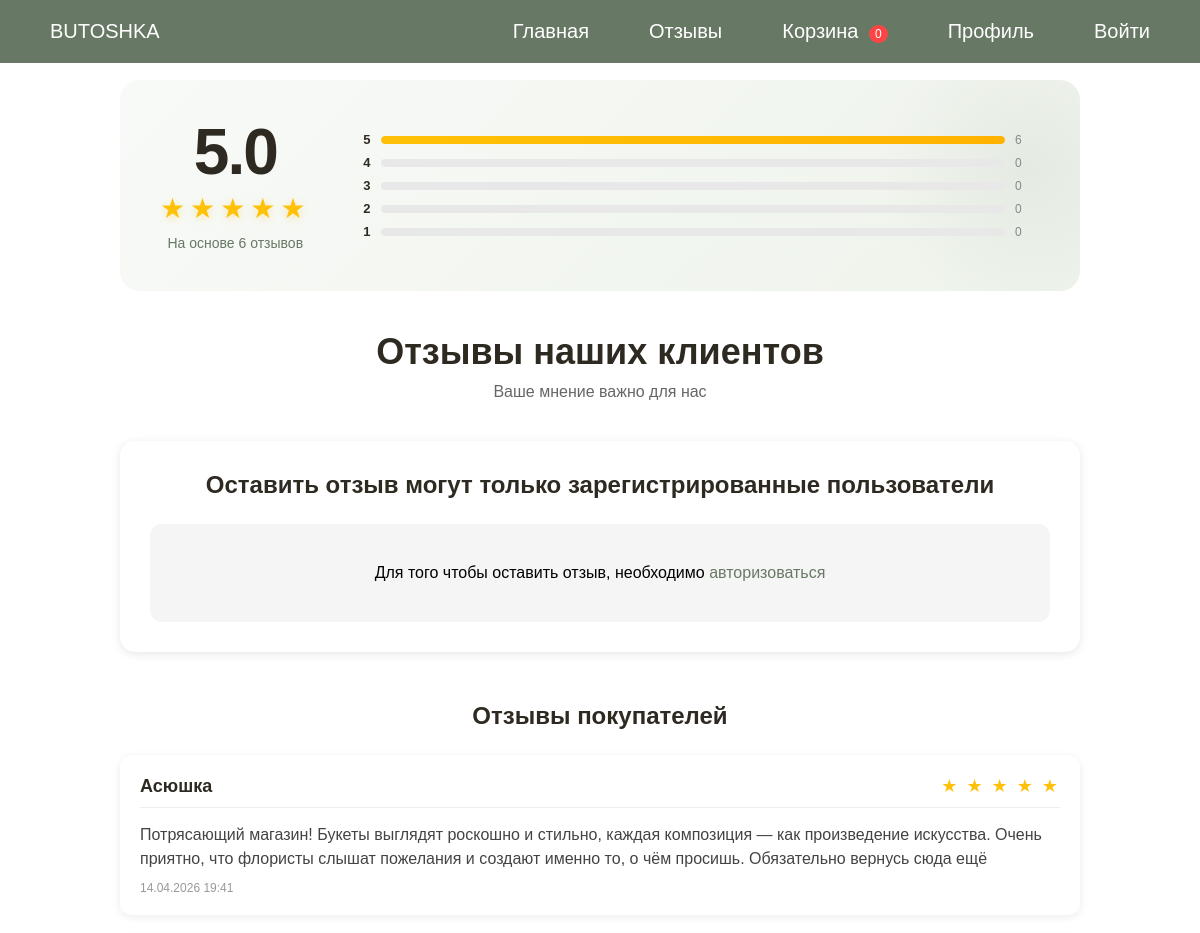
The app's page /reviews.php (upper part), older data.
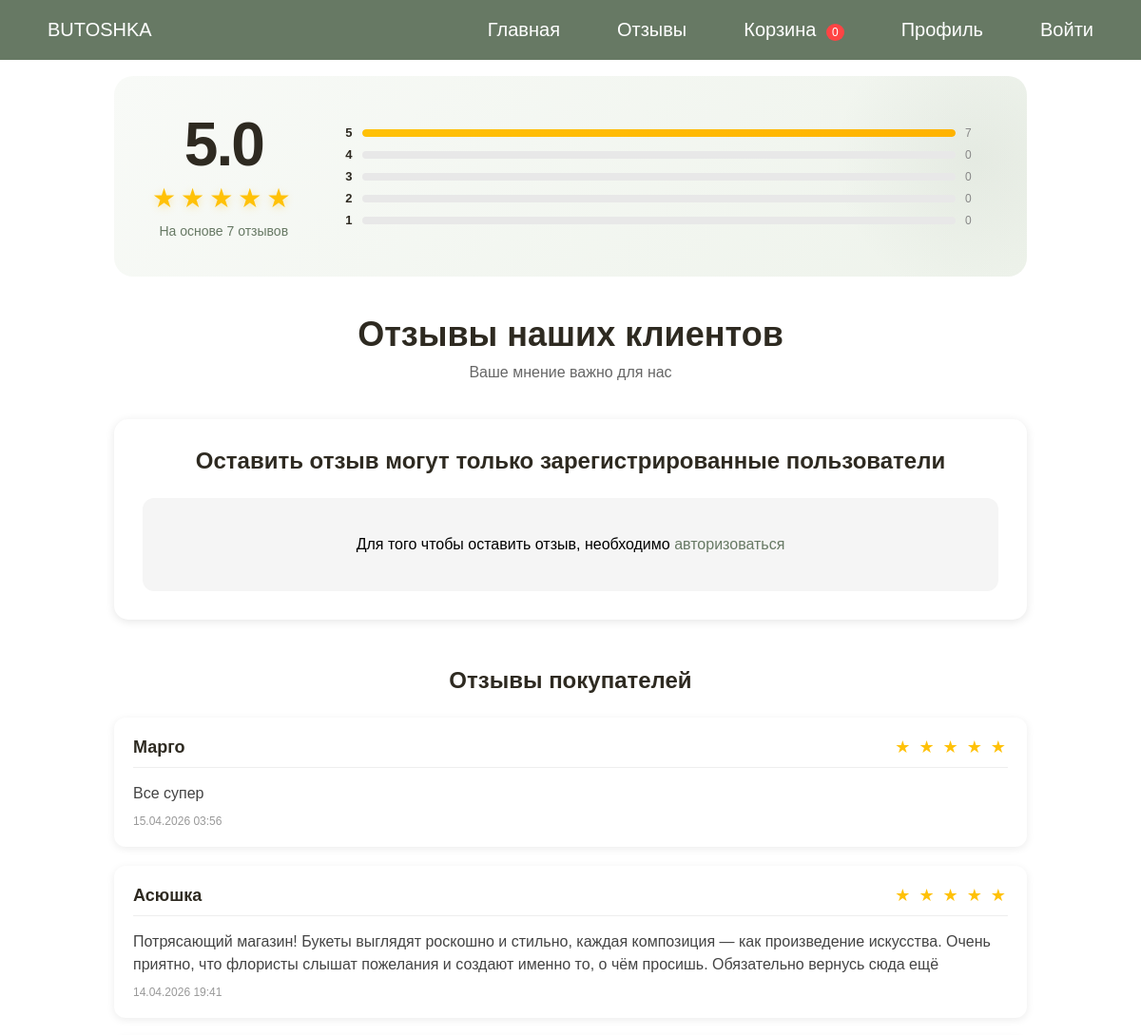
The same page, newer data.
### tables this page shows
CREATE TABLE `reviews` (
  `id` int NOT NULL,
  `user_id` int NOT NULL,
  `user_name` varchar(250) NOT NULL,
  `rating` int NOT NULL,
  `comment` text NOT NULL,
  `status` enum('pending','approved','rejected') DEFAULT 'pending',
  `created_at` timestamp NULL DEFAULT CURRENT_TIMESTAMP
);

### reviews.php (the view, shortened to what the changed rows need)
<?php
require_once 'db.php';
$approved_reviews = [];
$sql = "SELECT * FROM reviews WHERE status = 'approved' ORDER BY created_at DESC";
$result = $conn->query($sql);
if ($result && $result->num_rows > 0) {
    while ($row = $result->fetch_assoc()) {
        $approved_reviews[] = $row;
    }
}
$total_reviews = 0;
$avg_rating = 0;
$distribution = [5 => 0, 4 => 0, 3 => 0, 2 => 0, 1 => 0];
$stats_result = $conn->query("SELECT COUNT(*) as total, AVG(rating) as avg_rating FROM reviews WHERE status = 'approved'");
if ($stats_result && $stats_result->num_rows > 0) {
    $stats = $stats_result->fetch_assoc();
    $total_reviews = (int)$stats['total'];
    $avg_rating = $stats['avg_rating'] ? round((float)$stats['avg_rating'], 1) : 0;
    $dist_result = $conn->query("SELECT rating, COUNT(*) as count FROM reviews WHERE status = 'approved' GROUP BY rating ORDER BY rating DESC");
    if ($dist_result) {
        while ($row = $dist_result->fetch_assoc()) {
            $distribution[(int)$row['rating']] = (int)$row['count'];
        }
    }
}
?>
<!DOCTYPE html>
<html lang="ru">
<head>
    <link rel="stylesheet" href="css/style.css">
</head>
<body>
    <?php include 'header.php'; ?>
    <main>
        <div class="reviews-container">
            <?php if ($total_reviews > 0): ?>
            <div class="reviews-rating-summary">
                <div class="reviews-rating-main">
                    <div class="reviews-rating-average">
                        <div class="reviews-big-number"><?php echo number_format($avg_rating, 1, '.', ''); ?></div>
                        <div class="reviews-big-stars">
                            <?php
                            $full = floor($avg_rating);
                            $half = ($avg_rating - $full) >= 0.5;
                            for ($i = 1; $i <= 5; $i++):
                                if ($i <= $full): ?>
                                    <span class="star-full">★</span>
                                <?php elseif ($i == $full + 1 && $half): ?>
                                    <span class="star-half">★</span>
                                <?php else: ?>
                                    <span class="star-empty">★</span>
                                <?php endif;
                            endfor; ?>
                        </div>
                        <div class="reviews-total-reviews">На основе <?php echo $total_reviews; ?> отзывов</div>
                    </div>
                    <div class="reviews-distribution">
                        <?php for ($i = 5; $i >= 1; $i--):
                            $percent = $total_reviews > 0 ? round($distribution[$i] / $total_reviews * 100) : 0;
                        ?>
                        <div class="reviews-bar-row">
                            <span class="reviews-bar-label"><?php echo $i; ?></span>
                            <div class="reviews-bar-track">
                                <div class="reviews-bar-fill" style="width: <?php echo $percent; ?>%;"></div>
                            </div>
                            <span class="reviews-bar-count"><?php echo $distribution[$i]; ?></span>
                        </div>
                        <?php endfor; ?>
                    </div>
                </div>
            </div>
            <?php endif; ?>
            <div class="reviews-header">
                <h1>Отзывы наших клиентов</h1>
            </div>
            <div class="reviews-list-section">
                <div class="reviews-list">
                    <?php if (empty($approved_reviews)): ?>
                        <div class="no-reviews">
                            <p>Пока нет ни одного отзыва. Будьте первым!</p>
                        </div>
                    <?php else: ?>
                        <?php foreach ($approved_reviews as $review): ?>
                            <div class="review-card">
                                <div class="review-header">
                                    <span class="review-author"><?php echo htmlspecialchars($review['user_name']); ?></span>
                                    <div class="review-stars">
                                        <?php for ($i = 1; $i <= 5; $i++): ?>
                                            <?php if ($i <= $review['rating']): ?>
                                                ★
                                            <?php else: ?>
                                                <span class="star-empty">★</span>
                                            <?php endif; ?>
                                        <?php endfor; ?>
                                    </div>
                                </div>
                                <div class="review-comment">
                                    <?php echo nl2br(htmlspecialchars($review['comment'])); ?>
                                </div>
                                <div class="review-date">
                                    <?php echo date('d.m.Y H:i', strtotime($review['created_at'])); ?>
                                </div>
                            </div>
                        <?php endforeach; ?>
                    <?php endif; ?>
                </div>
            </div>
        </div>
    </main>
    <?php include 'footer.php'; ?>
</body>
</html>

Row changes from the older to the newer data that the page shows:
now on this page (row edited): reviews: user_name "Марго", rating 5 (drawn), comment "Все супер", created_at "15.04.2026 03:56"
Text that changed along with them:
$total_reviews: "6" → "7"
new list line: "5 7"
list line gone: "5 6"
